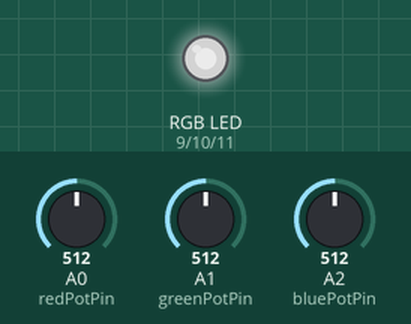
The sketch below on a simulated Arduino Uno, built with avr-gcc and run on an emulated ATmega328P. Shown: an RGB LED mixed from three pins (HIGH = lit). The test bench sets the inputs (shaded band); at power-on: A0 (redPotPin) = 512, A1 (greenPotPin) = 512, A2 (bluePotPin) = 512. Dim RGB values are drawn brighter than linear.

Above: at 1.2 s.
1.3 s: A0 (redPotPin) set to 716
At 2.4 s:
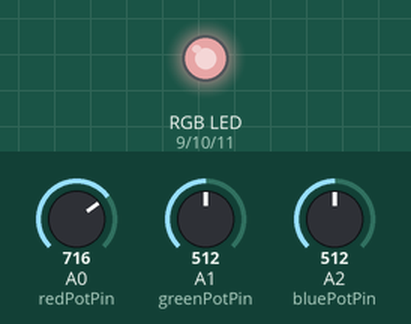
2.8 s: A1 (greenPotPin) set to 716
At 3.5 s:
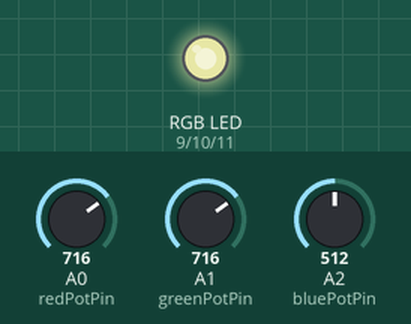
4.3 s: A2 (bluePotPin) set to 716
At 4.7 s:
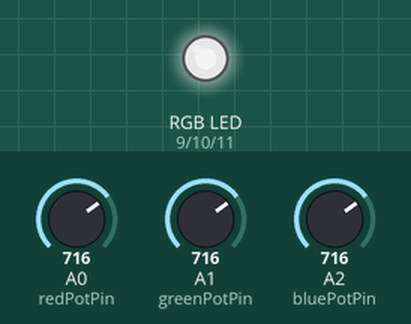
5.8 s: A0 (redPotPin) set to 900
At 7.0 s:
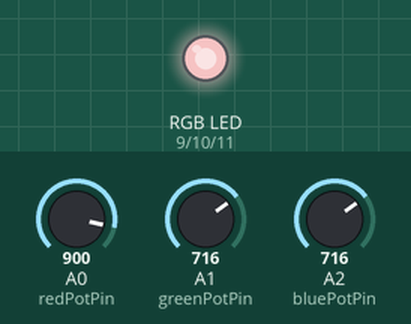
7.3 s: A1 (greenPotPin) set to 900
At 8.1 s:
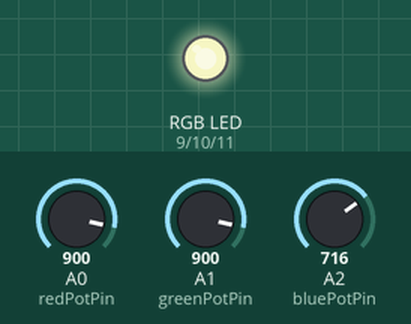
8.8 s: A2 (bluePotPin) set to 900
At 9.3 s:
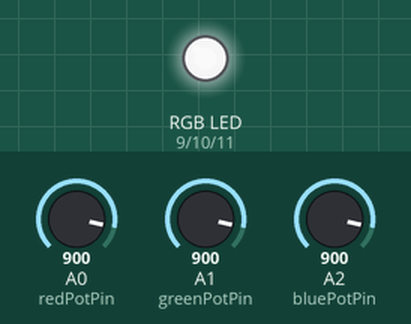
Timing chart, 0 to 11.3 s (numbered marks = the images above; inputs shaded):
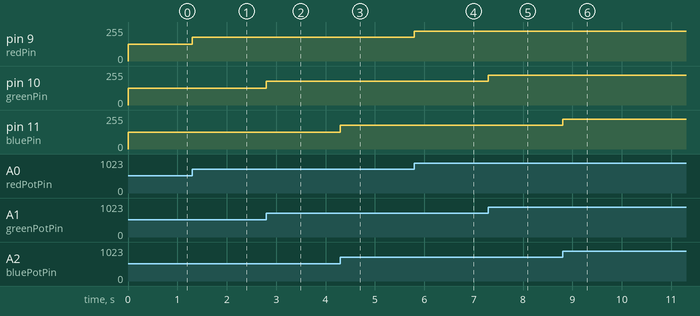

The sketch:

HomeworkOne.ino
```cpp
// Defined the pins for controlling the led (RGB)
const int redPin = 9;
const int greenPin = 10;
const int bluePin = 11;

// Defined the analog input pins for the potentiometers
const int redPotPin = A0;
const int greenPotPin = A1;
const int bluePotPin = A2;

// Variables to store the values for the led colors
int redValue = 0;
int greenValue = 0;
int blueValue = 0;
// Constants for mapping values to avoid magic numbers
const int analogMin = 0;
const int analogMax = 1023;
const int pwmMin = 0;
const int pwmMax = 255;

void setup() {
  // Led control pins as output
  pinMode(redPin, OUTPUT);
  pinMode(greenPin, OUTPUT);
  pinMode(bluePin, OUTPUT);
}

void loop() {
// read the value from the potentiometer
  int redPotValue = analogRead(redPotPin);
  int greenPotValue = analogRead(greenPotPin);
  int bluePotValue = analogRead(bluePotPin);

// maping the values
  redValue = map(redPotValue, analogMin, analogMax, pwmMin, pwmMax);
  greenValue = map(greenPotValue, analogMin, analogMax, pwmMin, pwmMax);
  blueValue = map(bluePotValue, analogMin, analogMax, pwmMin, pwmMax);

// display the values to the led
  analogWrite(redPin, redValue);
  analogWrite(greenPin, greenValue);
  analogWrite(bluePin, blueValue);
}
```

Measured:
- after the input at 1.3 s, pin 9 (redPin): 127/255 → 178/255 at once
- after the input at 2.8 s, pin 10 (greenPin): 127/255 → 178/255 at once
- after the input at 4.3 s, pin 11 (bluePin): 127/255 → 178/255 at once
- after the input at 5.8 s, pin 9 (redPin): 178/255 → 224/255 at once
- after the input at 7.3 s, pin 10 (greenPin): 178/255 → 224/255 at once
- after the input at 8.8 s, pin 11 (bluePin): 178/255 → 224/255 at once
